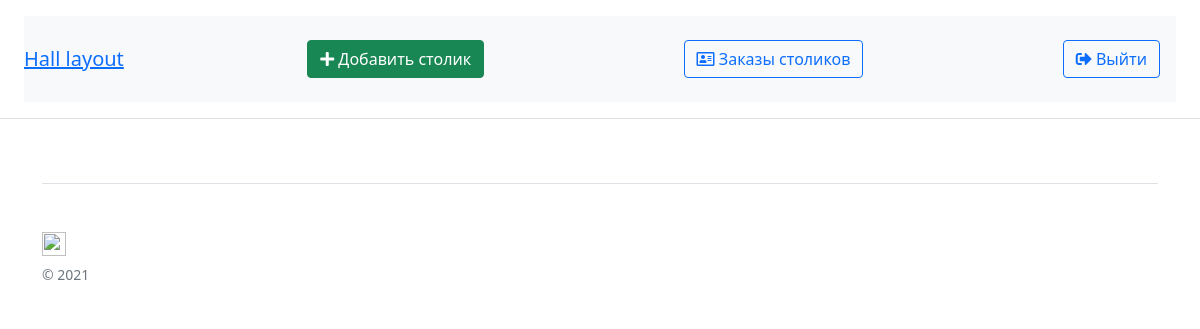
Page /orders/3 (signed in) on the earlier database version.
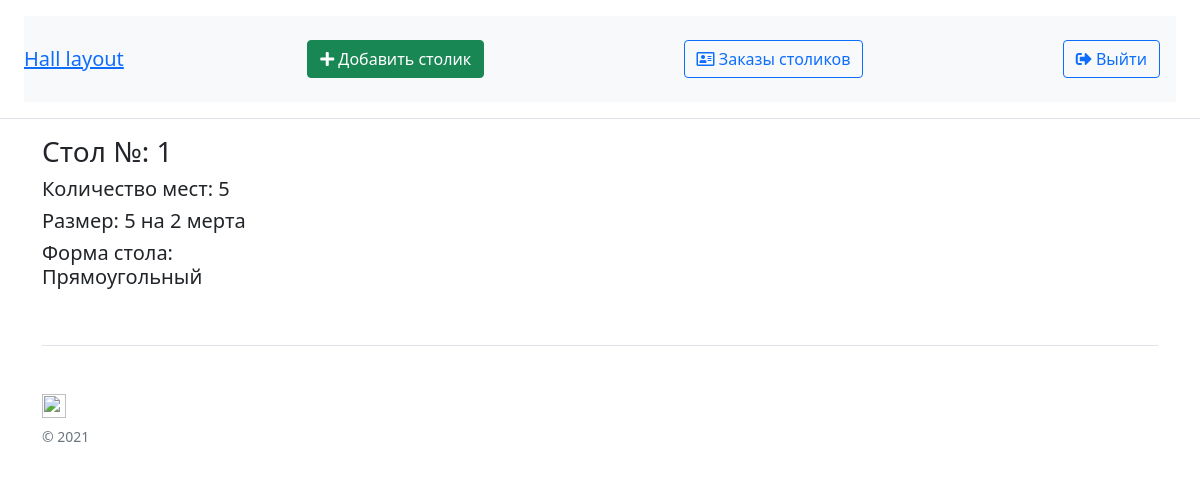
Same page on the later database version.
### app.py (models this page shows)
class Order_Tables(db.Model):
    id = db.Column(db.Integer, primary_key=True)
    order_id = db.Column(db.Integer, db.ForeignKey('order.id'))
    table_id = db.Column(db.Integer, db.ForeignKey('tables.id'))
    quantity = db.Column(db.Integer)

class Tables(db.Model):
    id = db.Column(db.Integer, primary_key=True)
    number_t = db.Column(db.Integer)
    quantity_chairs = db.Column(db.Integer)
    with_tab = db.Column(db.String(100), nullable=True)
    height_tab = db.Column(db.String(100), nullable=True)
    margin_top = db.Column(db.Integer)
    margin_left = db.Column(db.Integer)
    rotate = db.Column(db.Integer)
    so = db.Column(db.String(50), nullable=True)
    order = db.relationship('Order_Tables', backref='table', lazy=True)
    datechek = db.Column(db.String(100), nullable=True)

### app.py (the view)
@app.route('/orders/<order_id>', methods=['GET', 'POST'])
@login_required
def order(order_id):
    order = Order.query.filter_by(id=int(order_id)).first()
    return render_template('order-view.html', order=order)

### templates/order-view.html (shortened to what this page needs)
{% extends "base.html" %}
{% block content %}
<div class="row">
<div class="col-lg-3">
{% for item in order.items %}
     <h3>Стол №: {{ item.table.number_t }}</h3>
    <h5>Количество мест: {{ item.table.quantity_chairs }}</h5>
    <h5>Размер: {{ item.table.with_tab }} на {{ item.table.height_tab }} мерта</h5>
    <h5>Форма стола: {% if item.table.so == 'square'%}Прямоугольный{% else %}Овальный{% endif %}</h5>
{% endfor %}
</div>
</div>
{% endblock %}

### templates/base.html (shortened to what this page needs)
<!doctype html>
<html lang="en">
  <head>
      <link rel="stylesheet" href="{{ url_for('static', filename='style/style.css') }}">
       <link rel="stylesheet" type="text/css" href="https://cdn.datatables.net/1.10.25/css/jquery.dataTables.css">
<link rel="stylesheet" type="text/css" href="http://ajax.googleapis.com/ajax/libs/jqueryui/1.8.18/themes/overcast/jquery-ui.css" />
    <link href="https://cdn.jsdelivr.net/npm/bootstrap@5.0.1/dist/css/bootstrap.min.css" rel="stylesheet">
<link rel="stylesheet" href="https://pro.fontawesome.com/releases/v5.10.0/css/all.css"/>
  </head>
  <body>
    <div class="d-flex flex-column flex-md-row align-items-center p-3 px-md-4 mb-3 bg-white border-bottom box-shadow">
    <nav class="navbar navbar-light bg-light col-lg-12">
          <h5 class="my-0 mr-md-auto font-weight-normal"><a href="{{ url_for('index') }}">Hall layout</a></h5>
    {% if current_user.has_role('admin')%}
        <a class="btn btn-success m-3" href="{{ url_for('add_table') }}"><i class="fas fa-plus"></i> Добавить столик</a>
      <a class="btn btn-outline-primary m-3" href="{{ url_for('orders') }}"><i class="far fa-address-card"></i> Заказы столиков</a>
        {% endif %}
          {% if current_user.has_role('admin')%}
              <ul class="nav navbar-nav цnavbar-right text-right">
          <li>
              <a class="btn btn-outline-primary m-3" href="/logout"><i class="fas fa-sign-out-alt"></i> Выйти</a>
          </li>
              </ul>
              {% else %}
              <div class="right">
        <a class="btn btn-outline-primary m-3" href="{{ url_for('admin') }}"><i class="fas fa-user-lock"></i> Админка</a>
          </div>
          {% endif %}
      </nav>
    </div>
    <div class="container">
            {% block content %}
            {% endblock %}
      <footer class="pt-4 my-md-5 pt-md-5 border-top">
        <div class="row">
          <div class="col-12 col-md">
            <img class="mb-2" src="https://getbootstrap.com/docs/4.0/assets/brand/bootstrap-solid.svg" alt="" width="24" height="24">
            <small class="d-block mb-3 text-muted">&copy; 2021</small>
          </div>
        </div>
      </footer>
 </div>
  </body>
</html>

Differences in the rows shown:
added Order_Tables: table.number_t "1", table.quantity_chairs "5", table.with_tab "5", table.height_tab "2"
